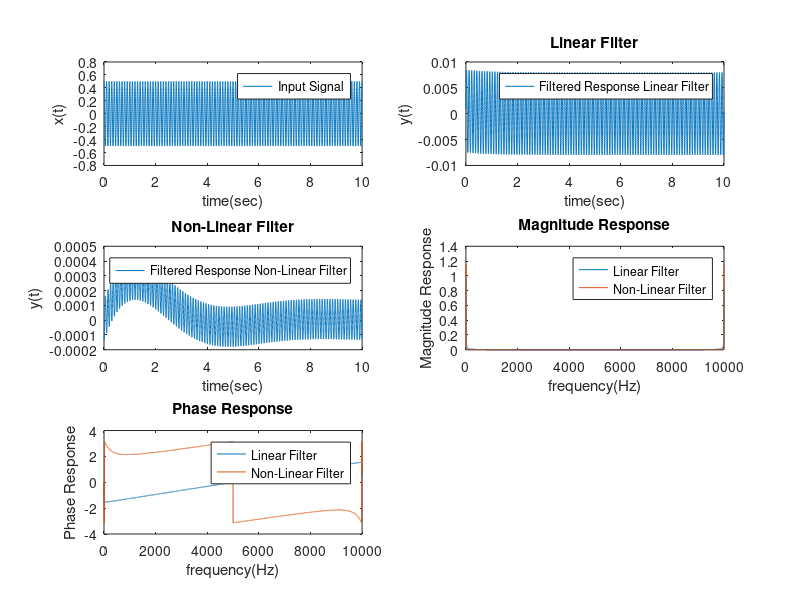

MATLAB code for this plot:
%To study Amplitude and phase distortions using MATLAB
clc;
clear all;
close all;
t=0:0.001:10; % time scale
k=0:1:10000; % samples of fft
x=0.5*cos(2*pi*10*t); % input with some phase & frquency
h(t>=0)=exp(-t); % impulse response of linear filter
h1(t>=0)=(2/1.732)*exp(-0.5*t).*sin(1.732*0.5*t); % impulse response of non-linear filter
H=fft(h); % 10001 samples of fourier transform of linear filter
H1=fft(h1); % 10001 samples of fourier transform of non linear filter
X=fft(x); % fourier transform of input
Y=H.*X; % frequency response of linear filter
Y1=H1.*X; % frequency response of non linear filter
y=ifft(Y); % time domain response of linear filter
y1=ifft(Y1); % time domain response of non linear filter
subplot(3,2,1)
plot(t,x)
xlabel('time(sec)');
ylabel('x(t)');
legend('Input Signal')
subplot(3,2,2)
plot(t,0.001*y)
xlabel('time(sec)');
ylabel('y(t)');
legend('Filtered Response Linear Filter')
title('Linear Filter')
subplot(3,2,3)
plot(t,0.001*y1)
xlabel('time(sec)');
ylabel('y(t)');
legend('Filtered Response Non-Linear Filter')
title('Non-Linear Filter')
subplot(3,2,4)
plot(k,0.001*abs(H),k,0.001*abs(H1))
xlabel('frequency(Hz)');
ylabel('Magnitude Response');
legend('Linear Filter','Non-Linear Filter')
title('Magnitude Response')
subplot(3,2,5)
plot(k,angle(H),k,angle(H1))
xlabel('frequency(Hz)');
ylabel('Phase Response');
legend('Linear Filter','Non-Linear Filter')
title('Phase Response')